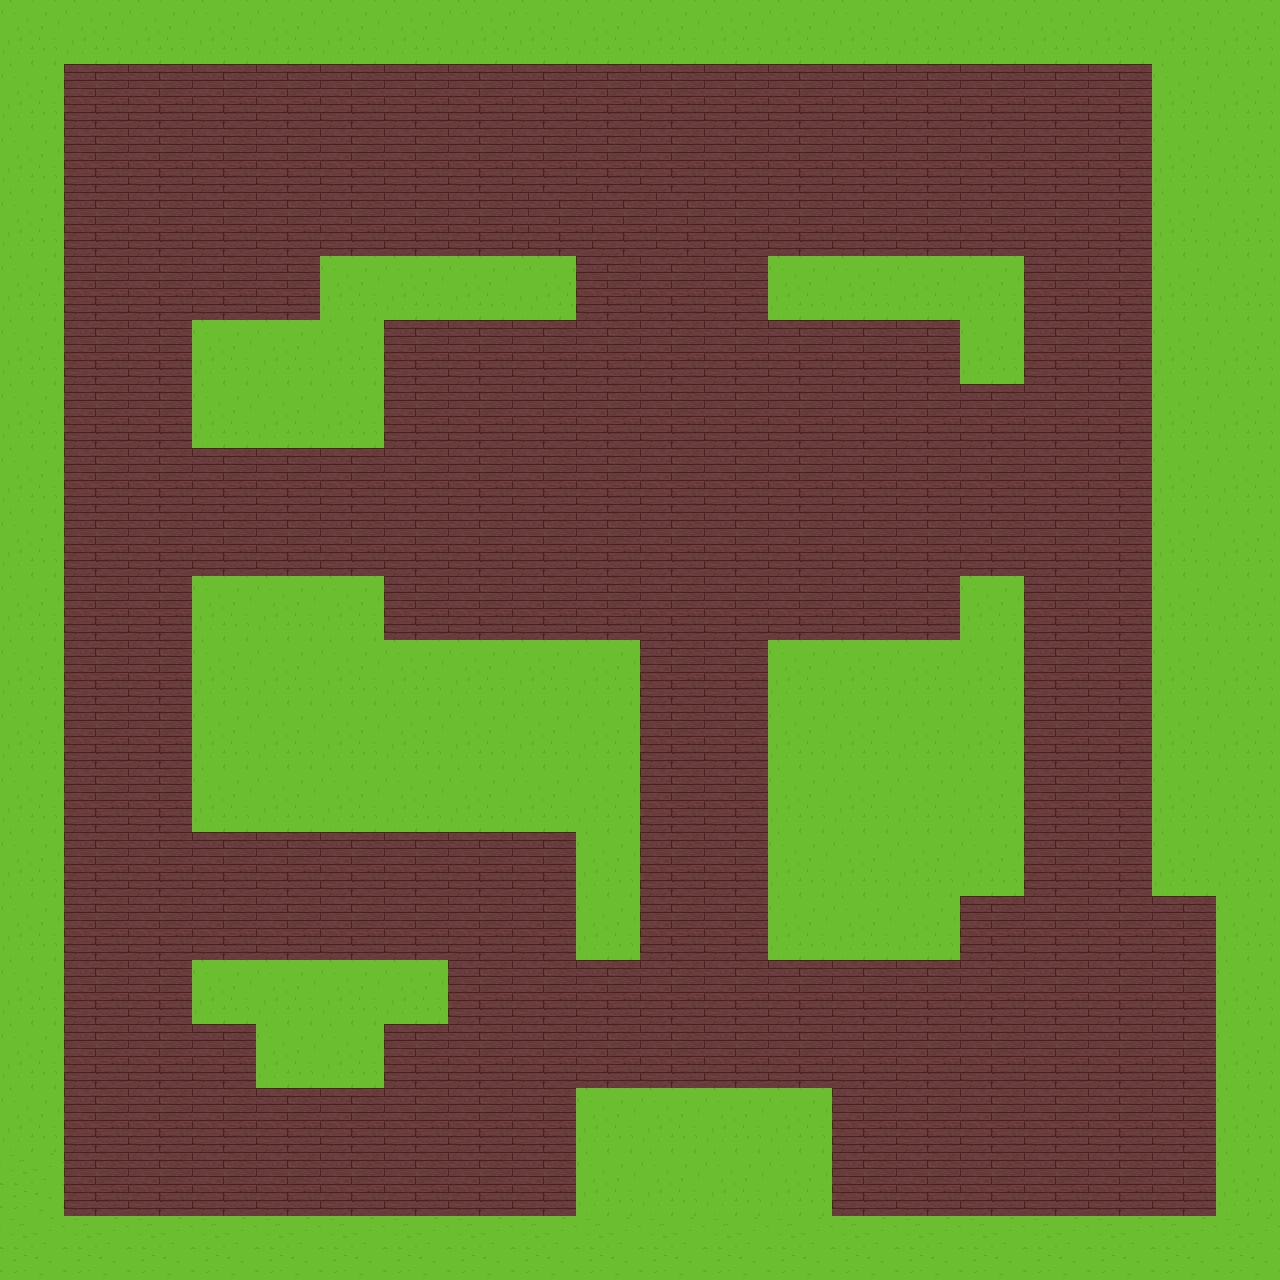

This game map was drawn from its Tiled (.tmx) file and the tilesets committed beside it. A one-line description and the trimmed map source follow:
An orthogonal 80x80 tile map with 16x16 px tiles, 3 tile layers (background, ground, ground1) and 48 objects.

<map version="1.0" tiledversion="1.1.4" orientation="orthogonal" renderorder="right-down" width="80" height="80" tilewidth="16" tileheight="16" infinite="0" nextobjectid="50">
 <tileset firstgid="1" source="mapTileSet.tsx" />
 <layer name="background" width="80" height="80">
  <data>[6400 cells, 166 non-empty, 1 distinct tile ids]</data>
 </layer>
 <layer name="ground" width="80" height="80">
  <data>[6400 cells, 3104 non-empty, 1 distinct tile ids]</data>
 </layer>
 <layer name="ground1" width="80" height="80">
  <data>[6400 cells, 238 non-empty, 2 distinct tile ids]</data>
 </layer>
 <objectgroup name="wallCollision">
  <object id="1" x="320.5" y="256.25" width="255.5" height="3.5" />
  <object id="2" x="384" y="317.333" width="192" height="2.33333" />
  <object id="3" x="192.333" y="444.333" width="191.333" height="3.33333" />
  <object id="4" x="192" y="320" width="128.25" height="3" />
  <object id="5" x="192.125" y="323.016" width="1.71875" height="120.922" />
  <object id="6" x="320" y="259.813" width="2.5" height="60.1875" />
  <object id="7" x="575.644" y="259.711" width="0.333333" height="57.6" />
  <object id="8" x="383.044" y="319.641" width="0.955556" height="124.67" />
  <object id="9" x="192.125" y="576.063" width="191.844" height="0.796875" />
  <object id="10" x="383.644" y="576.859" width="0.324306" height="63.1406" />
  <object id="11" x="384" y="640.011" width="256" height="0.645139" />
  <object id="12" x="639.356" y="640.656" width="0.644444" height="319.299" />
  <object id="13" x="575.978" y="959.556" width="63.3778" height="0.4" />
  <object id="14" x="575.978" y="831.984" width="0.428472" height="127.571" />
  <object id="15" x="192.022" y="831.489" width="383.947" height="0.495486" />
  <object id="16" x="192.022" y="576.859" width="0.352778" height="254.63" />
  <object id="17" x="191.978" y="959.978" width="256.022" height="1.08472" />
  <object id="18" x="447.156" y="961.063" width="0.844444" height="62.9153" />
  <object id="19" x="383.938" y="1022.63" width="63.2181" height="1.35278" />
  <object id="20" x="382.391" y="1022.63" width="1.5462" height="65.288" />
  <object id="21" x="256.043" y="1086" width="126.348" height="1.91304" />
  <object id="22" x="256.043" y="1024" width="1.47826" height="62" />
  <object id="23" x="192.063" y="1022" width="65.4592" height="2" />
  <object id="24" x="192.063" y="961.047" width="2.125" height="60.9531" />
  <object id="25" x="768" y="639.727" width="191.875" height="1.27273" />
  <object id="26" x="959.875" y="575.938" width="0.9375" height="65.0625" />
  <object id="27" x="960.813" y="575.938" width="63.125" height="1.0625" />
  <object id="28" x="1022.44" y="577" width="1.5" height="318.875" />
  <object id="29" x="960.063" y="894.375" width="62.375" height="1.5" />
  <object id="30" x="959.087" y="894.438" width="1.03804" height="65.4755" />
  <object id="31" x="768" y="958.656" width="191.087" height="1.25679" />
  <object id="32" x="768" y="641.016" width="0.390625" height="317.641" />
  <object id="33" x="768.25" y="255.875" width="255.75" height="4.125" />
  <object id="34" x="1021.3" y="259.75" width="2.44565" height="124.25" />
  <object id="35" x="960" y="382.344" width="61.3043" height="1.65625" />
  <object id="36" x="960" y="320" width="1.30435" height="62.3438" />
  <object id="37" x="767.957" y="318.391" width="193.348" height="1.6087" />
  <object id="38" x="767.957" y="259.909" width="2.86166" height="58.4822" />
  <object id="39" x="63.875" y="61.7273" width="1088.03" height="2.21023" />
  <object id="40" x="1152.18" y="64.0909" width="1.56818" height="831.847" />
  <object id="41" x="1153.75" y="893.75" width="62.25" height="2.1875" />
  <object id="42" x="1216" y="893.75" width="0.782609" height="322.25" />
  <object id="43" x="831.636" y="1216" width="385.146" height="2.72727" />
  <object id="45" x="827.188" y="1088.06" width="4.8125" height="127.938" />
  <object id="46" x="576.182" y="1088.06" width="251.006" height="6.48295" />
  <object id="47" x="576" y="1094.55" width="2.25" height="121.455" />
  <object id="48" x="63.8182" y="1216" width="514.432" height="3" />
  <object id="49" x="59.25" y="64" width="4.56818" height="1155" />
 </objectgroup>
</map>
